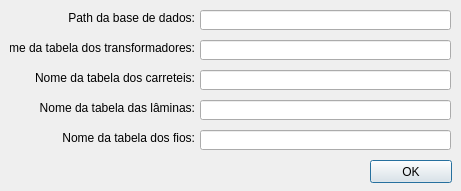
<?xml version="1.0" encoding="UTF-8"?>
<ui version="4.0">
 <class>WindowPreference</class>
 <widget class="QDialog" name="WindowPreference">
  <property name="geometry">
   <rect>
    <x>0</x>
    <y>0</y>
    <width>461</width>
    <height>191</height>
   </rect>
  </property>
  <property name="minimumSize">
   <size>
    <width>461</width>
    <height>191</height>
   </size>
  </property>
  <property name="maximumSize">
   <size>
    <width>461</width>
    <height>191</height>
   </size>
  </property>
  <property name="windowTitle">
   <string>Helena - Preferências</string>
  </property>
  <property name="windowIcon">
   <iconset resource="../icons/main.qrc">
    <normaloff>:/iconPower.ico</normaloff>:/iconPower.ico</iconset>
  </property>
  <widget class="QLabel" name="label_pathDatabase">
   <property name="geometry">
    <rect>
     <x>10</x>
     <y>10</y>
     <width>185</width>
     <height>16</height>
    </rect>
   </property>
   <property name="text">
    <string>Path da base de dados:</string>
   </property>
   <property name="alignment">
    <set>Qt::AlignRight|Qt::AlignTrailing|Qt::AlignVCenter</set>
   </property>
  </widget>
  <widget class="QLabel" name="label_tableWires">
   <property name="geometry">
    <rect>
     <x>10</x>
     <y>130</y>
     <width>185</width>
     <height>16</height>
    </rect>
   </property>
   <property name="text">
    <string>Nome da tabela dos fios:</string>
   </property>
   <property name="alignment">
    <set>Qt::AlignRight|Qt::AlignTrailing|Qt::AlignVCenter</set>
   </property>
  </widget>
  <widget class="QLabel" name="label_tableBobbins">
   <property name="geometry">
    <rect>
     <x>10</x>
     <y>70</y>
     <width>185</width>
     <height>16</height>
    </rect>
   </property>
   <property name="text">
    <string>Nome da tabela dos carreteis:</string>
   </property>
   <property name="alignment">
    <set>Qt::AlignRight|Qt::AlignTrailing|Qt::AlignVCenter</set>
   </property>
  </widget>
  <widget class="QLineEdit" name="lineEdit_tableWires">
   <property name="geometry">
    <rect>
     <x>200</x>
     <y>130</y>
     <width>251</width>
     <height>20</height>
    </rect>
   </property>
   <property name="readOnly">
    <bool>true</bool>
   </property>
  </widget>
  <widget class="QLineEdit" name="lineEdit_pathDatabase">
   <property name="geometry">
    <rect>
     <x>200</x>
     <y>10</y>
     <width>251</width>
     <height>20</height>
    </rect>
   </property>
   <property name="readOnly">
    <bool>true</bool>
   </property>
  </widget>
  <widget class="QLabel" name="label_tableLaminas">
   <property name="geometry">
    <rect>
     <x>10</x>
     <y>100</y>
     <width>185</width>
     <height>16</height>
    </rect>
   </property>
   <property name="text">
    <string>Nome da tabela das lâminas:</string>
   </property>
   <property name="alignment">
    <set>Qt::AlignRight|Qt::AlignTrailing|Qt::AlignVCenter</set>
   </property>
  </widget>
  <widget class="QLineEdit" name="lineEdit_tableLaminas">
   <property name="geometry">
    <rect>
     <x>200</x>
     <y>100</y>
     <width>251</width>
     <height>20</height>
    </rect>
   </property>
   <property name="readOnly">
    <bool>true</bool>
   </property>
  </widget>
  <widget class="QLineEdit" name="lineEdit_tableBobbins">
   <property name="geometry">
    <rect>
     <x>200</x>
     <y>70</y>
     <width>251</width>
     <height>20</height>
    </rect>
   </property>
   <property name="readOnly">
    <bool>true</bool>
   </property>
  </widget>
  <widget class="QPushButton" name="pushButton_ok">
   <property name="geometry">
    <rect>
     <x>370</x>
     <y>160</y>
     <width>82</width>
     <height>23</height>
    </rect>
   </property>
   <property name="text">
    <string>OK</string>
   </property>
  </widget>
  <widget class="QLabel" name="label_tableTransformers">
   <property name="geometry">
    <rect>
     <x>10</x>
     <y>40</y>
     <width>185</width>
     <height>16</height>
    </rect>
   </property>
   <property name="text">
    <string>Nome da tabela dos transformadores:</string>
   </property>
   <property name="alignment">
    <set>Qt::AlignRight|Qt::AlignTrailing|Qt::AlignVCenter</set>
   </property>
  </widget>
  <widget class="QLineEdit" name="lineEdit_tableTransformers">
   <property name="geometry">
    <rect>
     <x>200</x>
     <y>40</y>
     <width>251</width>
     <height>20</height>
    </rect>
   </property>
   <property name="text">
    <string/>
   </property>
   <property name="readOnly">
    <bool>true</bool>
   </property>
  </widget>
 </widget>
 <resources>
  <include location="../icons/main.qrc"/>
 </resources>
 <connections/>
</ui>
